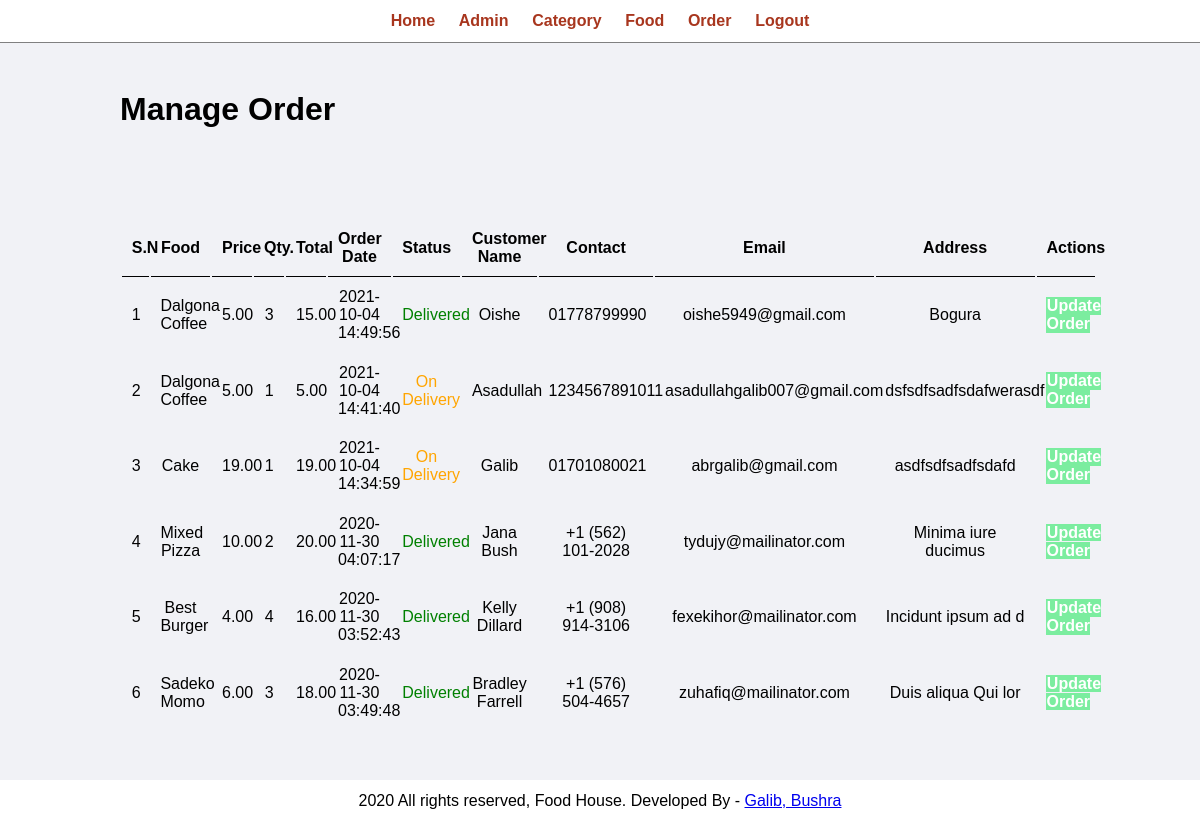
Page /admin/manage-order.php (signed in) on the earlier database version.
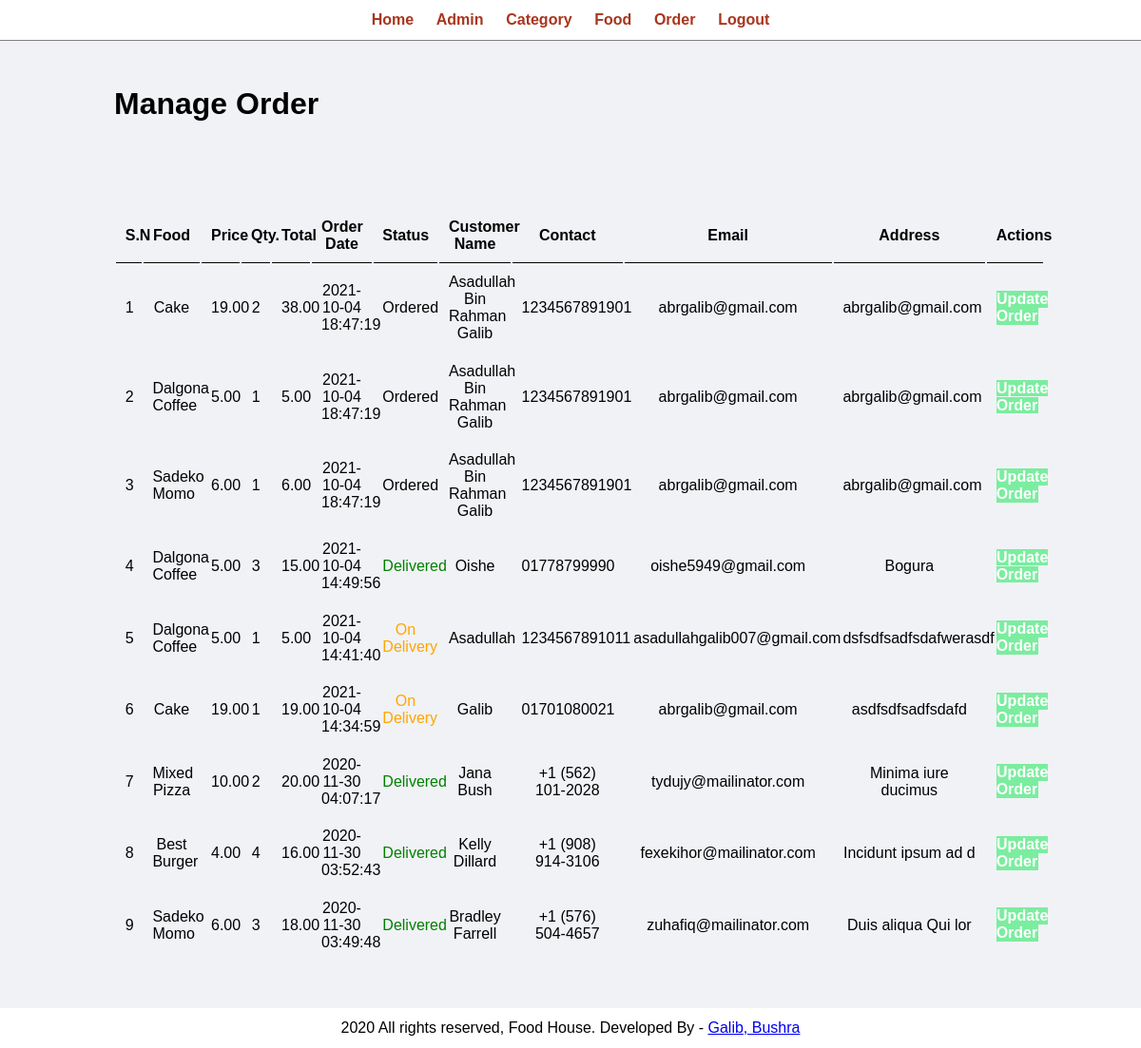
Same page on the later database version.
### tables this page shows
CREATE TABLE `tbl_order` (
  `id` int(10) UNSIGNED NOT NULL,
  `food` varchar(150) NOT NULL,
  `price` decimal(10,2) NOT NULL,
  `qty` int(11) NOT NULL,
  `total` decimal(10,2) NOT NULL,
  `order_date` datetime NOT NULL,
  `status` varchar(50) NOT NULL,
  `customer_name` varchar(150) NOT NULL,
  `customer_contact` varchar(20) NOT NULL,
  `customer_email` varchar(150) NOT NULL,
  `customer_address` varchar(255) NOT NULL,
  `f_id` int(10) NOT NULL
);

### admin/manage-order.php (the view, shortened to what this page needs)
<link rel="stylesheet" type="text/css" href="../css/admin.css">
<?php include('partials/menu.php'); ?>
<div class="main-content">
    <div class="wrapper">
        <h1>Manage Order</h1>
                <br /><br /><br />
                <br><br>
                <table class="tbl-full">
                    <tr class="text-center">
                        <th>S.N</th>
                        <th>Food</th>
                        <th>Price</th>
                        <th>Qty.</th>
                        <th>Total</th>
                        <th>Order Date</th>
                        <th>Status</th>
                        <th>Customer Name</th>
                        <th>Contact</th>
                        <th>Email</th>
                        <th>Address</th>
                        <th>Actions</th>
                    </tr>
                    <?php
                        $sql = "SELECT * FROM tbl_order ORDER BY id DESC";
                        $res = mysqli_query($conn, $sql);
                        $count = mysqli_num_rows($res);
                        $sn = 1;
                        if($count>0)
                        {
                            while($row=mysqli_fetch_assoc($res))
                            {
                                $id = $row['id'];
                                $food = $row['food'];
                                $price = $row['price'];
                                $qty = $row['qty'];
                                $total = $row['total'];
                                $order_date = $row['order_date'];
                                $status = $row['status'];
                                $customer_name = $row['customer_name'];
                                $customer_contact = $row['customer_contact'];
                                $customer_email = $row['customer_email'];
                                $customer_address = $row['customer_address'];
                                ?>
                                    <tr class="text-center">
                                        <td><?php echo $sn++; ?></td>
                                        <td><?php echo $food; ?></td>
                                        <td><?php echo $price; ?></td>
                                        <td><?php echo $qty; ?></td>
                                        <td><?php echo $total; ?></td>
                                        <td><?php echo $order_date; ?></td>
                                        <td>
                                            <?php
                                                if($status=="Ordered")
                                                {
                                                    echo "<label>$status</label>";
                                                }
                                                elseif($status=="On Delivery")
                                                {
                                                    echo "<label style='color: orange;'>$status</label>";
                                                }
                                                elseif($status=="Delivered")
                                                {
                                                    echo "<label style='color: green;'>$status</label>";
                                                }
                                                elseif($status=="Cancelled")
                                                {
                                                    echo "<label style='color: red;'>$status</label>";
                                                }
                                            ?>
                                        </td>
                                        <td><?php echo $customer_name; ?></td>
                                        <td><?php echo $customer_contact; ?></td>
                                        <td><?php echo $customer_email; ?></td>
                                        <td><?php echo $customer_address; ?></td>
                                        <td>
                                            <a href="<?php echo SITEURL; ?>admin/update-order.php?id=<?php echo $id; ?>" class="btn-secondary">Update Order</a>
                                        </td>
                                    </tr>
                                <?php
                            }
                        }
                        else
                        {
                            echo "<tr><td colspan='12' class='error'>Orders not Available</td></tr>";
                        }
                    ?>
                </table>
    </div>
</div>
<?php include('partials/footer.php'); ?>

### admin/partials/menu.php (shortened to what this page needs)
<html>
    <head>
        <link rel="stylesheet" href="../css/admin.css">
    </head>
    <body>
        <div class="menu text-center">
            <div class="wrapper">
                <ul>
                    <li><a href="index.php">Home</a></li>
                    <li><a href="manage-admin.php">Admin</a></li>
                    <li><a href="manage-category.php">Category</a></li>
                    <li><a href="manage-food.php">Food</a></li>
                    <li><a href="manage-order.php">Order</a></li>
                    <li><a href="logout.php">Logout</a></li>
                </ul>
            </div>
        </div>

### admin/partials/footer.php
<div class="footer">
            <div class="wrapper">
                <p class="text-center">2020 All rights reserved, Food House. Developed By - <a href="#"> Galib, Bushra</a></p>
            </div>
        </div>
    </body>
</html>

### css/admin.css (style rules this page uses)
* { margin: 0; padding: 0; font-family: Arial, Helvetica, sans-serif; }
.wrapper { padding: 1%; width: 80%; margin: 0 auto; }
.text-center { text-align: center; }
.menu { border-bottom: 1px solid gray; }
.menu ul { list-style-type: none; }
.menu ul li { display: inline; padding: 1%; }
.menu ul li a { text-decoration: none; font-weight: bold; color: #a8361e; }
.main-content { padding: 3% 0; background-color: #f1f2f6; }
.tbl-full { width: 100%; }
table tr th { border-bottom: 1px solid black; padding: 1%; }
table tr td { padding: 1%; }
.btn-secondary { background-color: #7bed9f; padding: 1%; color: white; text-decoration: none; font-weight: bold; }

Differences in the rows shown:
added tbl_order: food "Cake", price "19.00", qty "2", total "38.00", order_date "2021-10-04 18:47:19", status "Ordered", customer_name "Asadullah Bin Rahman Galib", customer_contact "1234567891901", customer_email "abrgalib@gmail.com", customer_address "abrgalib@gmail.com"
added tbl_order: food "Dalgona Coffee", price "5.00", qty "1", total "5.00", order_date "2021-10-04 18:47:19", status "Ordered", customer_name "Asadullah Bin Rahman Galib", customer_contact "1234567891901", customer_email "abrgalib@gmail.com", customer_address "abrgalib@gmail.com"
added tbl_order: food "Sadeko Momo", price "6.00", qty "1", total "6.00", order_date "2021-10-04 18:47:19", status "Ordered", customer_name "Asadullah Bin Rahman Galib", customer_contact "1234567891901", customer_email "abrgalib@gmail.com", customer_address "abrgalib@gmail.com"
